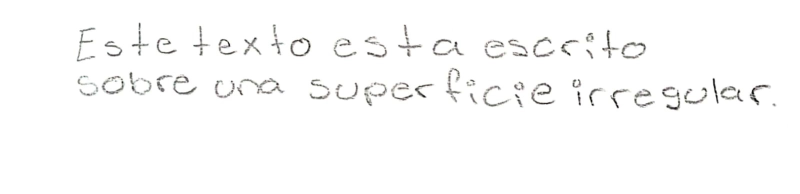
#> input picture lightedImage.jpg, 1599 x 388 px (shown at 1/2 size)
$ python ex.py
#> lines starting #> are read from the running program, lines starting #| are printed output that depends on the picture; after the words box and inside, x2 and y2 are one past the last pixel; in counts of white or black regions, pixels touching at a corner belong together
#> further down, img is the input picture: shape (388, 1599, 3); mean B, G, R 250.7, 250.9, 250.9
import cv2 as cv
import numpy as np

def rescaleFrame(frame, scale=.55):
    """Redimensiona una imagen manteniendo la proporción.

    Args:
        frame: La imagen a redimensionar.
        scale: El factor de escala (valor entre 0 y 1).

    Returns:
        La imagen redimensionada.
    """
#> called with scale = 0.55
    width = int(frame.shape[1] * scale)
#> width = 879
    height = int(frame.shape[0] * scale)
#> height = 213
    dimensions = (width, height)
#> dimensions = (879, 213)

    # Mostrar la imagen redimensionada (opcional)
    cv.imshow('Imagen redimensionada', frame)

    return cv.resize(frame, dimensions, interpolation=cv.INTER_CUBIC)
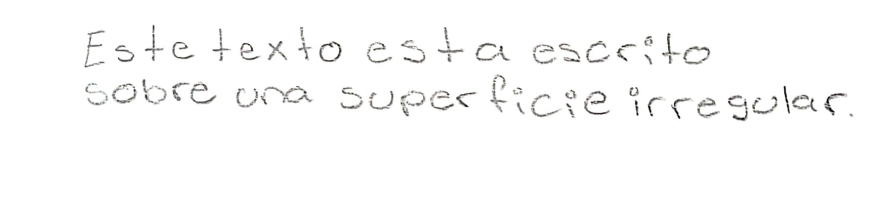
#> returned value: shape (213, 879, 3); mean of channels 0, 1, 2 250.7, 250.9, 250.9; drawn as B, G, R

# Cargar la imagen
img = cv.imread("lightedImage.jpg")

# Redimensionar la imagen (opcional)
resizedImg = rescaleFrame(img)

# Convertir a escala de grises y detectar bordes
gray = cv.cvtColor(resizedImg, cv.COLOR_BGR2GRAY)
canny = cv.Canny(gray,240, 250)
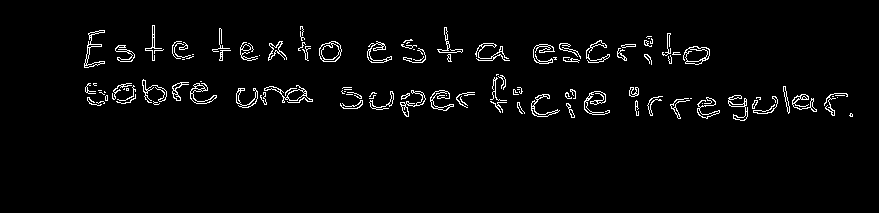
#> canny: shape (213, 879); 2.8% white in thin lines or dots, all inside (x1, y1, x2, y2) = (84, 25, 853, 121)

cv.imshow('Imagen Canny', canny)

# Encontrar contornos externos
contours, hierarchy = cv.findContours(canny, cv.RETR_EXTERNAL, cv.CHAIN_APPROX_NONE)
#> contours = 118 contours, 82 with area under 20; largest, box (x1, y1, x2, y2) and area: (319, 41, 342, 62) 358, (683, 46, 710, 65) 344, (264, 85, 313, 103) 210, (190, 83, 217, 104) 165, (84, 30, 105, 68) 155

'''
# Dibujar los contornos
img_contours = cv.drawContours(resizedImg, contours, -1, (0, 255, 0), 3)
# Mostrar la imagen con los contornos
cv.imshow('Imagen con contornos', img_contours)
cv.waitKey(0)
cv.destroyAllWindows()
'''

print(len(contours))
#| 118
# Iterar sobre los contornos externos
for cnt in contours:
    # Obtener el rectángulo delimitador del contorno
    x, y, w, h = cv.boundingRect(cnt)

    # Recortar la imagen
    crop_img = resizedImg[y:y+h, x:x+w].copy()

    scale_factor = 1.5  # Puedes ajustar este valor según tus necesidades
    resized_image = cv.resize(crop_img, None, fx=scale_factor, fy=scale_factor, interpolation=cv.INTER_LINEAR)

    # Mostrar la imagen recortada (opcional)
    cv.imshow('Imagen recortada', resized_image)
    cv.waitKey(0)
    cv.destroyAllWindows()
#> this loop made 118 passes
#> (x, y, w, h) on passes 1, 3, 4, 5, 6, 7, 8, 9, 10, 12, 14, 15: (849, 113, 4, 4), (566, 103, 9, 15), (517, 102, 8, 12), (490, 101, 17, 12), (153, 101, 7, 4), (96, 101, 9, 3), (752, 100, 6, 9), (635, 100, 4, 16), (340, 100, 23, 9), (670, 98, 20, 21), (756, 97, 5, 3), (697, 97, 23, 22)
#> (cnt, x, y, w, h, crop_img) on passes 11, 17, 40, 47: ([[690, 98], [691, 98]], 690, 98, 2, 1, [[198, 203, 202], [230, 235, 234]]), ([[832, 96], [833, 96]], 832, 96, 2, 1, [[186, 184, 190], [189, 187, 193]]), ([[344, 91], [345, 91]], 344, 91, 2, 1, [[192, 194, 194], [216, 219, 219]]), ([[517, 89], [518, 89], [519, 89], [518, 89]], 517, 89, 3, 1, [[237, 242, 241], [228, 233, 232], [180, 182, 182]])

cv.destroyAllWindows()
